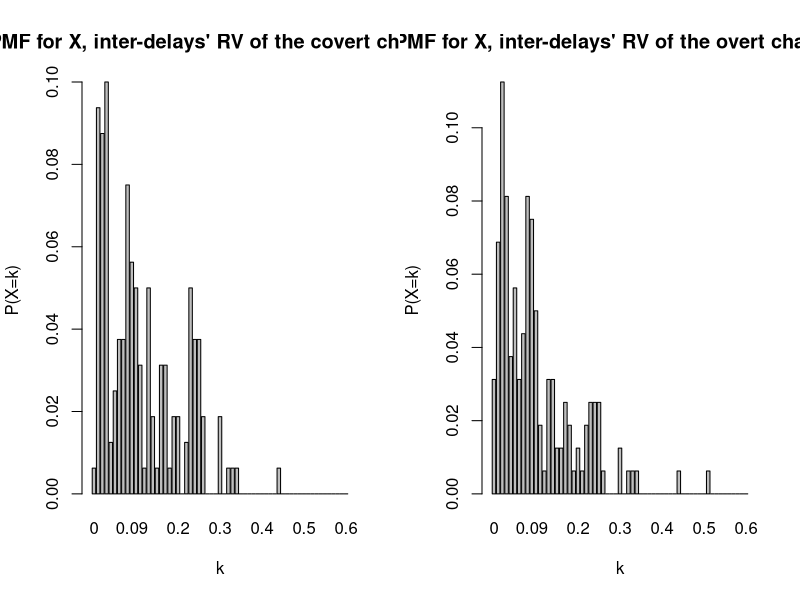

Write the R code that produced this figure.
old.par <- par(mfrow = c(1, 2)) #this line and par(old.par) allow multiple plots for this problem
							  #(http://www.dummies.com/programming/r/how-to-put-multiple-plots-on-a-single-page-in-r/)

#Question 5
overtData = read.csv("Traffic_data_orig.csv")
secretMessage = c(0, 1, 1, 1, 0, 1, 0, 0, 0, 1, 1, 0, 1, 0, 0, 0, 0, 1, 1, 0, 1, 0, 0, 1, 0, 1, 1, 1, 0, 0, 1, 1,
	 0, 1, 1, 0, 1, 0, 0, 1, 0, 1, 1, 1, 0, 0, 1, 1, 0, 1, 1, 0, 0, 0, 0, 1, 0, 1, 1, 1, 0, 0, 1, 1, 0, 1, 1, 0,
	  0, 1, 0, 1, 0, 1, 1, 0, 0, 0, 1, 1, 0, 1, 1, 1, 0, 0, 1, 0, 0, 1, 1, 0, 0, 1, 0, 1, 0, 1, 1, 1, 0, 1, 0, 0, 
	  0, 1, 1, 0, 1, 1, 0, 1, 0, 1, 1, 0, 0, 1, 0, 1, 0, 1, 1, 1, 0, 0, 1, 1, 0, 1, 1, 1, 0, 0, 1, 1, 0, 1, 1, 0,
	   0, 0, 0, 1, 0, 1, 1, 0, 0, 1, 1, 1, 0, 1, 1, 0, 0, 1, 0, 1)
covertData = overtData[1:(length(secretMessage) + 1),]
#here we will only consider the part of the overt channel equal to the length of the covert one
overtData = overtData[1:nrow(covertData),]

#Instanciate vectors to store inter packet delays for PMF histograms
ipDelaysCovert = numeric(nrow(covertData) - 1)
ipDelaysOvert = numeric(nrow(overtData) - 1)

#Compute inter-delay values for overt channel
for (i in 2:nrow(overtData)) {
    ipDelaysOvert[i - 1] = round(overtData[i, 2] - overtData[i - 1, 2], 2)
    }
#first we need to sort the ip-delays of the overt channel
#then we need to find the median
sortedOvertDelays = sort(ipDelaysOvert)
med = median(ipDelaysOvert)

for (i in 2:(length(secretMessage) + 1)) {
	#Insertion of the secret message using packet delays
	if (secretMessage[i - 1] == 0)
		covertData[i, 2] = sample(sortedOvertDelays[sortedOvertDelays <= med], 1)
	else
        covertData[i, 2] = sample(sortedOvertDelays[sortedOvertDelays > med], 1)
	covertData[i, 2] = covertData[i, 2] + covertData[i - 1, 2]
}



#Here we assume delays will be between 0 and 0.6 sec
possibleInterDelays = seq.int(0, 0.6, 0.01)

#Compute inter-delay values for covert channel
for (i in 2:nrow(overtData)) {
		ipDelaysCovert[i - 1] = round(covertData[i, 2] - covertData[i - 1, 2], 2)
}

#Instanciate vectors to store inter-delay probabilities
probaCovert = numeric(length(possibleInterDelays))
probaOvert = numeric(length(possibleInterDelays))
for (i in 1:length(possibleInterDelays)){
	#Store inter-delay probabilities
	probaOvert[i] = mean(ipDelaysOvert == possibleInterDelays[i])
	probaCovert[i] = mean(ipDelaysCovert == possibleInterDelays[i])
}

#Plot histograms for the inter-delay channels PMF's
names(probaCovert) = possibleInterDelays
barplot(probaCovert, main = "PMF for X, inter-delays' RV of the covert channel", xlab = "k", ylab = "P(X=k)")
names(probaOvert) = possibleInterDelays
barplot(probaOvert, main = "PMF for X, inter-delays' RV of the overt channel", xlab = "k", ylab = "P(X=k)")



# ### Detection ###
#Question 8

#qqplot(ipDelaysCovert, ipDelaysOvert, main="Question 8")
#abline(a=0,b=1)



